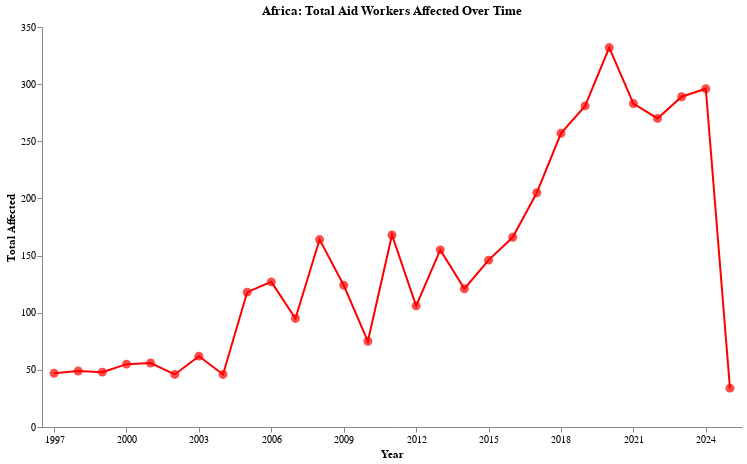

The cell this chart's notebook holds for it:
### Code cell
# africa
africa = security_incidents_clean[security_incidents_clean['Group'] == 'Africa']
africa_grouped = africa.groupby('Year')['Total affected'].sum().reset_index()
tick_values = africa_grouped['Year'][::3].tolist()

africa_chart = (
    alt.Chart(africa_grouped).mark_line(color='red')
    .encode(
        x=alt.X('Year:N', axis=alt.Axis(values=tick_values, labelAngle=0), title='Year'),
        y=alt.Y('Total affected:Q', axis=alt.Axis(grid=False), title='Total Affected'),
        tooltip=['Year:N', 'Total affected:Q']
    )
    .properties(title='Africa: Total Aid Workers Affected Over Time', width=700, height=400)
    + alt.Chart(africa_grouped).mark_point(color='red', filled=True, size=80)
    .encode(x='Year:N', y='Total affected:Q', tooltip=['Year:N', 'Total affected:Q'])
).interactive().configure_view(stroke=None)
africa_chart.save("../plots/africa_total_affected.html")
africa_chart

### Figure 1 — Vega-Lite specification as saved in the notebook (floating-point values rounded to 4 significant figures)
{"config": {"view": {"continuousWidth": 400, "continuousHeight": 300, "stroke": null}}, "layer": [{"mark": {"type": "line", "color": "red"}, "encoding": {"tooltip": [{"field": "Year", "type": "nominal"}, {"field": "Total affected", "type": "quantitative"}], "x": {"axis": {"labelAngle": 0, "values": ["1997", "2000", "2003", "2006", "2009", "2012", "2015", "2018", "2021", "2024"]}, "field": "Year", "title": "Year", "type": "nominal"}, "y": {"axis": {"grid": false}, "field": "Total affected", "title": "Total Affected", "type": "quantitative"}}, "height": 400, "selection": {"selector018": {"type": "interval", "bind": "scales", "encodings": ["x", "y"]}}, "title": "Africa: Total Aid Workers Affected Over Time", "width": 700}, {"mark": {"type": "point", "color": "red", "filled": true, "size": 80}, "encoding": {"tooltip": [{"field": "Year", "type": "nominal"}, {"field": "Total affected", "type": "quantitative"}], "x": {"field": "Year", "type": "nominal"}, "y": {"field": "Total affected", "type": "quantitative"}}}], "data": {"name": "data-e019f9ac722df1e99f38394056d82c32"}, "$schema": "https://vega.github.io/schema/vega-lite/v4.17.0.json", "datasets": {"data-e019f9ac722df1e99f38394056d82c32": [{"Year": "1997", "Total affected": 47}, {"Year": "1998", "Total affected": 49}, {"Year": "1999", "Total affected": 48}, {"Year": "2000", "Total affected": 55}, {"Year": "2001", "Total affected": 56}, {"Year": "2002", "Total affected": 46}, {"Year": "2003", "Total affected": 62}, {"Year": "2004", "Total affected": 46}, {"Year": "2005", "Total affected": 118}, {"Year": "2006", "Total affected": 127}, {"Year": "2007", "Total affected": 95}, {"Year": "2008", "Total affected": 164}, {"Year": "2009", "Total affected": 124}, {"Year": "2010", "Total affected": 75}, {"Year": "2011", "Total affected": 168}, {"Year": "2012", "Total affected": 106}, {"Year": "2013", "Total affected": 155}, {"Year": "2014", "Total affected": 121}, {"Year": "2015", "Total affected": 146}, {"Year": "2016", "Total affected": 166}, {"Year": "2017", "Total affected": 205}, {"Year": "2018", "Total affected": 257}, {"Year": "2019", "Total affected": 281}, {"Year": "2020", "Total affected": 332}, {"Year": "2021", "Total affected": 283}, {"Year": "2022", "Total affected": 270}, {"Year": "2023", "Total affected": 289}, {"Year": "2024", "Total affected": 296}, {"Year": "2025", "Total affected": 34}]}}
